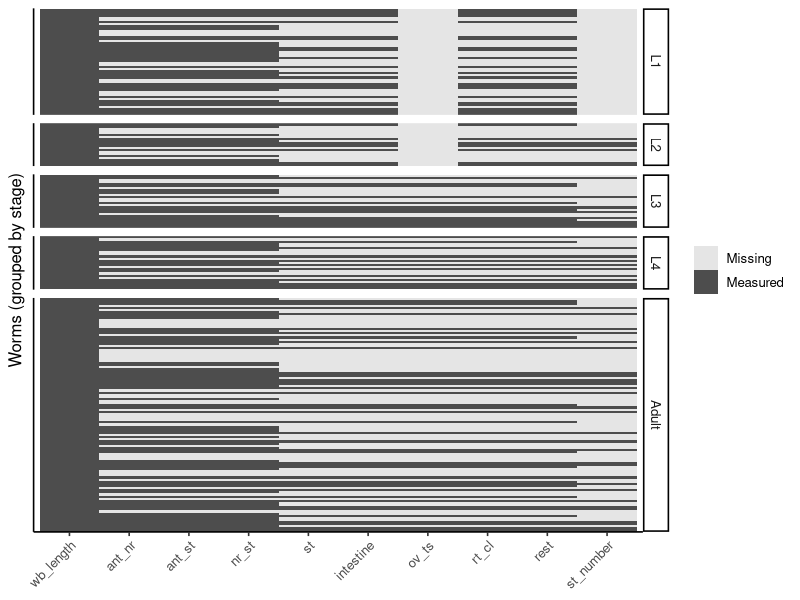
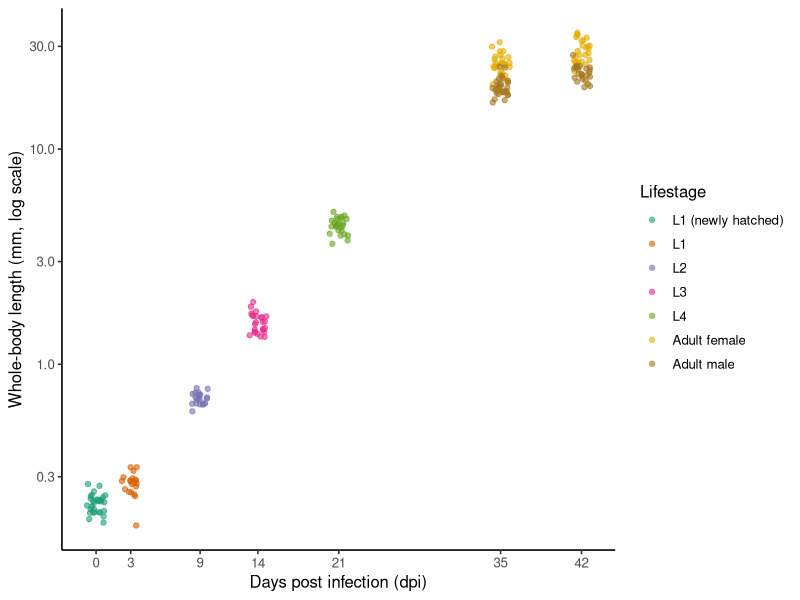
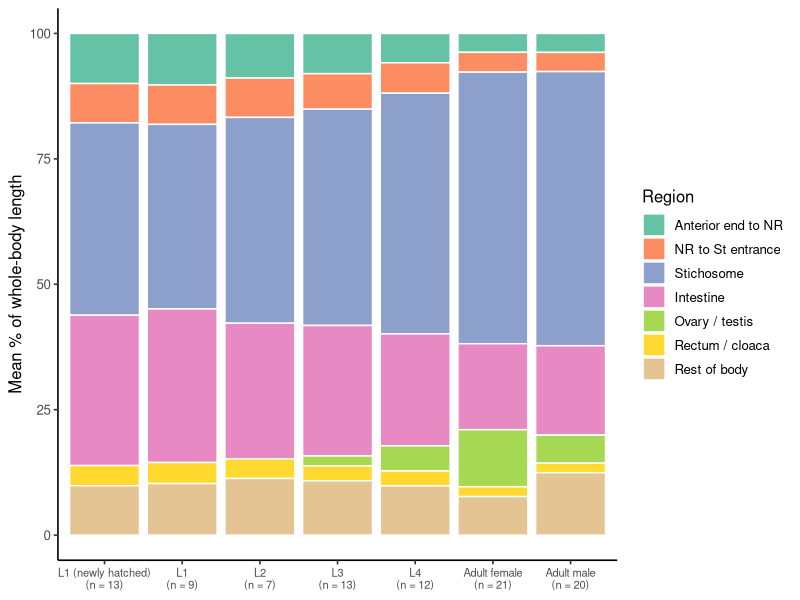
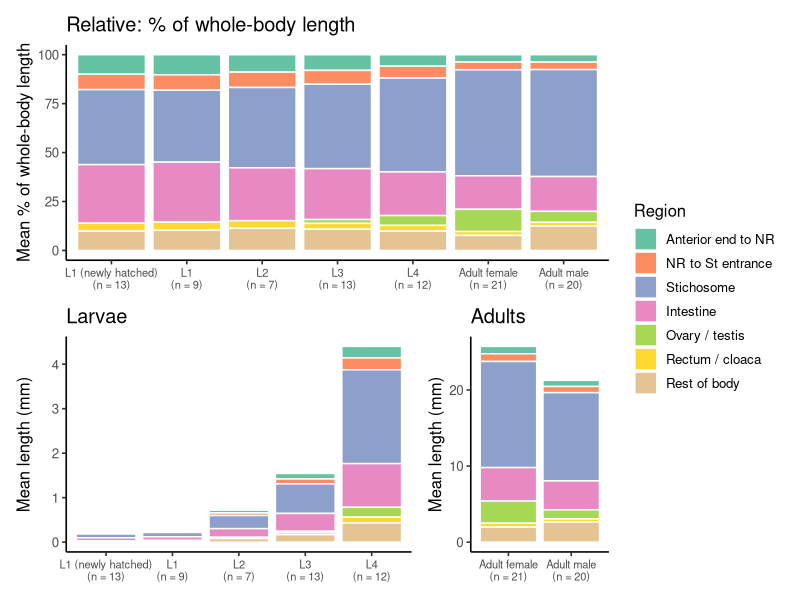
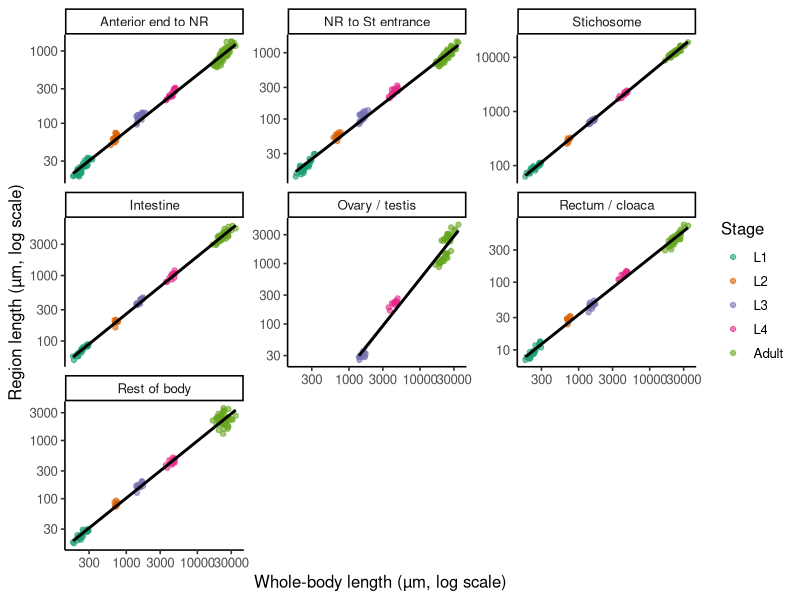
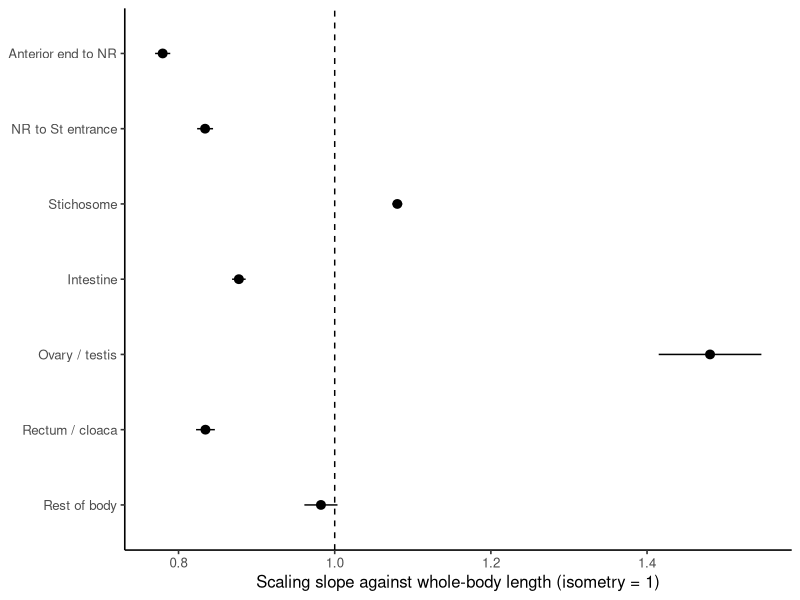
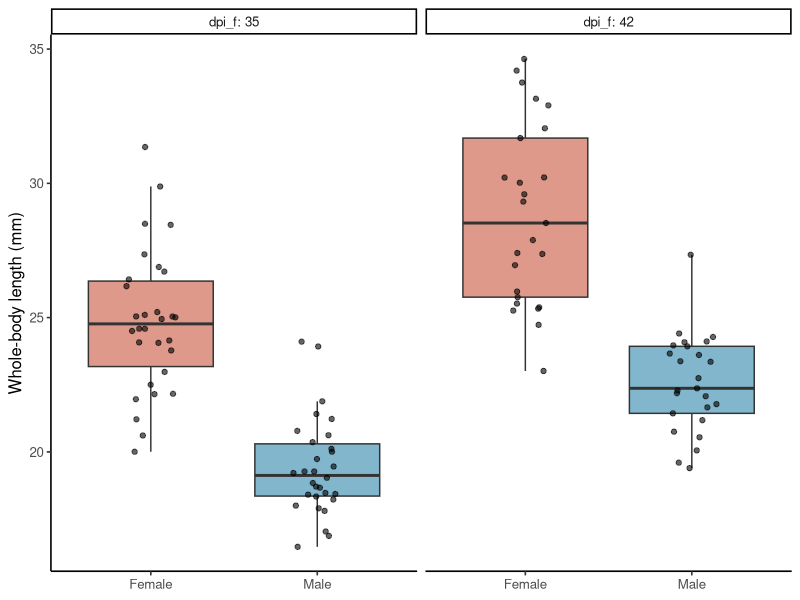
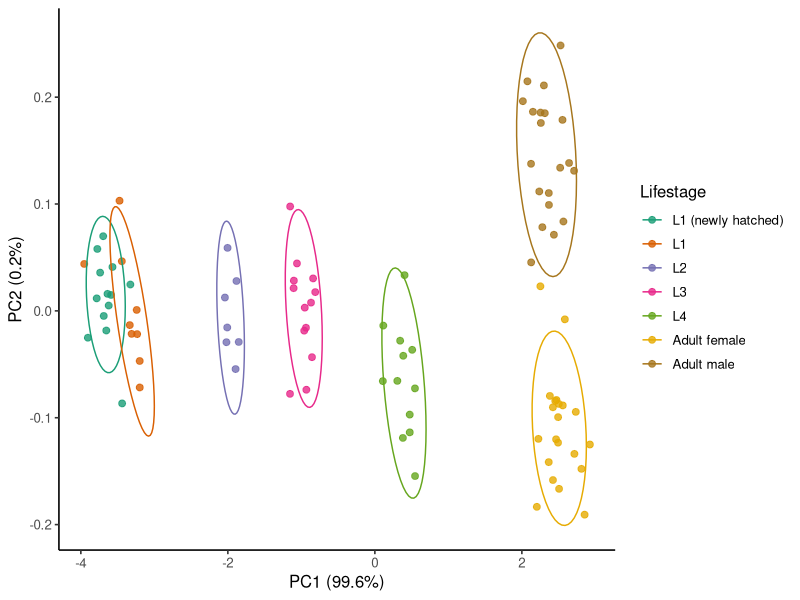

The R script that drew these images, in order:
## ---- chunk 1
knitr::opts_chunk$set(warning = FALSE, message = FALSE, fig.width = 7, fig.height = 4.5)
## ---- chunk 2
# The published web page already shows every figure and output, so the
# "Check your ..." boxes would only repeat them there: hide them on that version.
if (isTRUE(getOption("tutorial.web_version"))) {
  cat("<style>details.expected-figure { display: none; }</style>")
}
## ---- chunk 3
library(tidyverse)   # ggplot2, dplyr, tidyr, readr, stringr ... in one go
library(patchwork)   # combine plots into multi-panel figures
library(lmerTest)    # mixed-effects models (loads lme4) with p-values
library(emmeans)     # model-based group means and contrasts (unbalanced data)

theme_set(theme_classic(base_size = 12))

# Readable names for each body region, in anterior -> posterior order
segment_labels <- c(
  ant_nr    = "Anterior end to NR",
  nr_st     = "NR to St entrance",
  st        = "Stichosome",
  intestine = "Intestine",
  ov_ts     = "Ovary / testis",
  rt_cl     = "Rectum / cloaca",
  rest      = "Rest of body"
)

# Names of the matching percentage columns
pct_cols <- paste0(names(segment_labels), "_pct")
## ---- chunk 4
messy <- read_csv("data/trichuris_muris_landmarks_messy.csv", show_col_types = FALSE)

dim(messy)        # rows, columns
glimpse(messy)    # every column: its name, its type, and the first few values
## ---- chunk 5
messy |>
  filter(if_all(everything(), is.na)) |>     # rows where every column is missing
  nrow()
## ---- chunk 6
messy |> count(Lifestage)
## ---- chunk 7
messy |>
  summarise(across(everything(), \(x) sum(is.na(x)))) |>         # count the blanks in every column
  pivot_longer(everything(), names_to = "column", values_to = "n_missing")
## ---- chunk 8
tidy <- read_csv("data/trichuris_muris_landmarks_tidy.csv", show_col_types = FALSE)
glimpse(tidy)
## ---- chunk 9
worms <- tidy |>
  rename_with(\(x) str_remove(x, "_um$")) |>        # wb_length_um -> wb_length, and so on
  mutate(
    # no `source` column? use  newly_hatched = dpi == 0
    newly_hatched = coalesce(source == "hatched in vitro", FALSE),

    stage = factor(lifestage, levels = c("L1", "L2", "L3", "L4", "Adult")),

    # one group label used in plots and models
    lifestage = case_when(
      newly_hatched                  ~ "L1 (newly hatched)",
      stage == "Adult" & !is.na(sex) ~ paste("Adult", str_to_lower(sex)),
      stage == "Adult"               ~ "Adult (sex unknown)",
      TRUE                           ~ as.character(stage)
    ),
    lifestage = factor(lifestage,
                       levels = c("L1 (newly hatched)", "L1", "L2", "L3", "L4",
                                  "Adult female", "Adult male")),
    sex = factor(sex, levels = c("Female", "Male"))
  ) |>
  # percentage of whole-body length, calculated rather than typed in
  mutate(across(c(ant_nr, ant_st, nr_st, st, intestine, ov_ts, rt_cl, rest),
                \(x) x / wb_length * 100, .names = "{.col}_pct"))

glimpse(worms)
## ---- chunk 10
count(worms, dpi, lifestage, sex)
## ---- chunk 11
meas_cols <- c("wb_length", "ant_nr", "ant_st", "nr_st", "st",
               "intestine", "ov_ts", "rt_cl", "rest", "st_number")

# number of worms with a value, per stage
worms |>
  group_by(stage) |>
  summarise(n_worms = n(),
            across(all_of(meas_cols), \(x) sum(!is.na(x))),
            .groups = "drop")
## ---- chunk 12
miss <- worms |>
  select(sample, stage, all_of(meas_cols)) |>
  arrange(stage, sample) |>
  mutate(sample = factor(sample, levels = sample)) |>
  pivot_longer(all_of(meas_cols), names_to = "measurement", values_to = "value") |>
  mutate(measurement = factor(measurement, levels = meas_cols),
         measured    = !is.na(value))

ggplot(miss, aes(x = measurement, y = sample, fill = measured)) +
  geom_tile() +
  scale_fill_manual(values = c(`TRUE` = "grey30", `FALSE` = "grey90"),
                    labels = c(`TRUE` = "Measured", `FALSE` = "Missing")) +
  facet_grid(stage ~ ., scales = "free_y", space = "free_y") +
  labs(x = NULL, y = "Worms (grouped by stage)", fill = NULL) +
  theme(axis.text.y  = element_blank(),
        axis.ticks.y = element_blank(),
        axis.text.x  = element_text(angle = 45, hjust = 1))
## ---- chunk 13
worms |>
  summarise(n_rows = n(), n_ids = n_distinct(sample), all_unique = n_ids == n_rows)
## ---- chunk 14
worms <- worms |>
  mutate(err_ant_st_pct = (ant_st - (ant_nr + nr_st)) / wb_length * 100)

qc_flagged <- worms |>
  filter(abs(err_ant_st_pct) > 1) |>        # more than 1% of body length out
  select(sample, lifestage, wb_length, ant_nr, nr_st, ant_st, err_ant_st_pct)

qc_flagged
## ---- chunk 15
worms <- worms |>
  mutate(
    ant_st_flag = coalesce(abs(err_ant_st_pct) > 1, FALSE),
    ant_st      = if_else(ant_st_flag, NA_real_, ant_st),
    ant_st_pct  = if_else(ant_st_flag, NA_real_, ant_st_pct)
  )
## ---- chunk 16
worms |>
  filter(!is.na(st_pct)) |>                          # fully measured worms
  mutate(pct_sum = rowSums(pick(all_of(pct_cols)), na.rm = TRUE)) |>
  summarise(min = min(pct_sum), max = max(pct_sum))
## ---- chunk 17
worms |>
  group_by(dpi, lifestage) |>
  summarise(n_worms = n(),
            n_mice  = n_distinct(host_id, na.rm = TRUE),
            mean_um = mean(wb_length),
            sd_um   = sd(wb_length),
            .groups = "drop")
## ---- chunk 18
dpi_breaks <- worms |> distinct(dpi) |> pull(dpi)     # one axis tick per sampling day

p_growth <- ggplot(worms, aes(x = dpi, y = wb_length / 1000, colour = lifestage)) +
  # jitter x only (never jitter measurements); a fixed seed gives everyone the same picture
  geom_point(alpha = 0.6, position = position_jitter(width = 0.8, height = 0, seed = 1)) +
  scale_y_log10() +
  scale_x_continuous(breaks = dpi_breaks) +
  scale_colour_brewer(palette = "Dark2") +
  labs(x = "Days post infection (dpi)",
       y = "Whole-body length (mm, log scale)",
       colour = "Lifestage")

p_growth
## ---- chunk 19
comp <- worms |>
  filter(!is.na(st_pct)) |>                              # fully measured worms
  select(sample, lifestage, all_of(pct_cols)) |>
  pivot_longer(all_of(pct_cols), names_to = "segment", values_to = "pct") |>
  drop_na(pct) |>                                        # drops ov/ts in L1, L2
  mutate(segment = str_remove(segment, "_pct$"),
         segment = factor(segment, levels = names(segment_labels),
                          labels = segment_labels))

n_full <- worms |> filter(!is.na(st_pct)) |> count(lifestage)

comp_mean <- comp |>
  group_by(lifestage, segment) |>
  summarise(mean_pct = mean(pct), .groups = "drop") |>
  left_join(n_full, by = "lifestage") |>
  mutate(label = paste0(lifestage, "\n(n = ", n, ")"),
         label = fct_reorder(label, as.numeric(lifestage)))

p_comp <- ggplot(comp_mean, aes(x = label, y = mean_pct, fill = segment)) +
  geom_col(colour = "white") +
  scale_fill_brewer(palette = "Set2") +
  labs(x = NULL, y = "Mean % of whole-body length", fill = "Region") +
  theme(axis.text.x = element_text(size = 8))

p_comp
## ---- chunk 20
comp_abs <- worms |>
  filter(!is.na(st_pct)) |>                              # the same fully measured worms
  select(sample, lifestage, stage, all_of(names(segment_labels))) |>
  pivot_longer(all_of(names(segment_labels)), names_to = "segment", values_to = "length_um") |>
  drop_na(length_um) |>                                  # drops ov/ts in L1, L2
  mutate(segment = factor(segment, levels = names(segment_labels),
                          labels = segment_labels)) |>
  group_by(stage, lifestage, segment) |>
  summarise(mean_mm = mean(length_um) / 1000, .groups = "drop") |>
  left_join(n_full, by = "lifestage") |>
  mutate(label = paste0(lifestage, "\n(n = ", n, ")"),
         label = fct_reorder(label, as.numeric(lifestage)))

abs_bars <- function(d, title) {
  ggplot(d, aes(x = label, y = mean_mm, fill = segment)) +
    geom_col(colour = "white") +
    scale_fill_brewer(palette = "Set2", drop = FALSE) +   # same colours in both panels
    labs(x = NULL, y = "Mean length (mm)", fill = "Region", title = title) +
    theme(axis.text.x = element_text(size = 8))
}

p_abs <- abs_bars(filter(comp_abs, stage != "Adult"), "Larvae") +
  abs_bars(filter(comp_abs, stage == "Adult"), "Adults") +
  plot_layout(widths = c(5, 2))

# relative (top) above absolute (bottom), sharing one legend
(p_comp + labs(title = "Relative: % of whole-body length")) / p_abs +
  plot_layout(guides = "collect")
## ---- chunk 21
seg_cols <- names(segment_labels)

seg_long <- worms |>
  select(sample, any_of("host_id"), stage, wb_length, all_of(seg_cols)) |>
  pivot_longer(all_of(seg_cols), names_to = "segment", values_to = "length_um") |>
  drop_na(length_um) |>
  filter(length_um > 0) |>                                   # logs need positive values
  mutate(segment = factor(segment, levels = names(segment_labels),
                          labels = segment_labels))

p_scaling <- ggplot(seg_long, aes(x = wb_length, y = length_um)) +
  geom_point(aes(colour = stage), alpha = 0.6) +
  geom_smooth(method = "lm", colour = "black") +
  scale_x_log10() +
  scale_y_log10() +
  scale_colour_brewer(palette = "Dark2") +
  facet_wrap(~ segment, scales = "free_y") +
  labs(x = "Whole-body length (µm, log scale)",
       y = "Region length (µm, log scale)", colour = "Stage")

p_scaling
## ---- chunk 22
slopes <- seg_long |>
  group_by(segment) |>
  group_modify(\(d, key) broom::tidy(lm(log10(length_um) ~ log10(wb_length),
                                        data = d),
                                     conf.int = TRUE)) |>
  filter(term == "log10(wb_length)")

slopes |> select(segment, slope = estimate, conf.low, conf.high)
## ---- chunk 23
ggplot(slopes, aes(x = estimate, y = fct_rev(segment))) +
  geom_vline(xintercept = 1, linetype = "dashed") +
  geom_pointrange(aes(xmin = conf.low, xmax = conf.high)) +
  labs(x = "Scaling slope against whole-body length (isometry = 1)", y = NULL)
## ---- chunk 24
adults <- worms |>
  filter(stage == "Adult") |>
  mutate(dpi_f = factor(dpi))

adults |>
  group_by(dpi, sex) |>
  summarise(n_worms = n(), n_mice = n_distinct(host_id), .groups = "drop")

sex_cols <- c(Female = "#C8553D", Male = "#2E86AB")

ggplot(adults, aes(x = sex, y = wb_length / 1000, fill = sex)) +
  geom_boxplot(outlier.shape = NA, alpha = 0.6) +
  geom_point(alpha = 0.6, position = position_jitter(width = 0.15, height = 0, seed = 1)) +
  facet_wrap(~ dpi_f, labeller = label_both) +
  scale_fill_manual(values = sex_cols) +
  labs(x = NULL, y = "Whole-body length (mm)") +
  theme(legend.position = "none")
## ---- chunk 25
pca_vars <- c("ant_nr", "nr_st", "st", "intestine", "rt_cl", "rest")

pca_data <- worms |>
  select(sample, any_of("host_id"), dpi, lifestage, stage, all_of(pca_vars)) |>
  drop_na(all_of(pca_vars))      # only the variables in the PCA: host_id may legitimately be NA

nrow(pca_data)                 # how many worms contribute?
count(pca_data, lifestage)     # ... and from which stages?
## ---- chunk 26
pca <- pca_data |>
  select(all_of(pca_vars)) |>
  mutate(across(everything(), log10)) |>
  prcomp(scale. = TRUE)

summary(pca)
## ---- chunk 27
# share of the variation captured by each PC, as a tibble (columns PC, std.dev, percent, cumulative)
var_explained <- broom::tidy(pca, matrix = "eigenvalues")

pc_lab <- function(i) {
  share <- var_explained |> filter(PC == i) |> pull(percent)
  str_glue("PC{i} ({round(100 * share, 1)}%)")
}

scores <- bind_cols(pca_data |> select(sample, any_of("host_id"), dpi, lifestage),
                    as_tibble(pca$x))

p_pca <- ggplot(scores, aes(x = PC1, y = PC2, colour = lifestage)) +
  geom_point(size = 2, alpha = 0.8) +
  stat_ellipse(level = 0.9) +
  scale_colour_brewer(palette = "Dark2") +
  labs(x = pc_lab(1), y = pc_lab(2), colour = "Lifestage")

p_pca
## ---- chunk 28
loadings <- as_tibble(pca$rotation, rownames = "region")
loadings

ggplot(loadings, aes(x = PC1, y = PC2)) +
  geom_hline(yintercept = 0, linetype = "dotted") +
  geom_vline(xintercept = 0, linetype = "dotted") +
  geom_segment(aes(x = 0, y = 0, xend = PC1, yend = PC2),
               arrow = arrow(length = unit(0.2, "cm"))) +
  # labels stacked to the right of the arrow tips, joined to them by thin lines
  ggrepel::geom_text_repel(aes(x = PC1, y = PC2, label = region),
                           nudge_x = 0.2, direction = "y", hjust = 0,
                           min.segment.length = 0, segment.colour = "grey60", seed = 1) +
  coord_cartesian(xlim = c(-0.8, 0.9)) +
  labs(x = pc_lab(1), y = pc_lab(2))
## ---- chunk 29
shape_data <- pca_data |>
  mutate(across(all_of(pca_vars), log),                      # log every region length
         log_size = rowMeans(pick(all_of(pca_vars))),         # one size number per worm
         across(all_of(pca_vars), \(x) x - log_size))         # subtract it: what's left is shape

shape_pca <- shape_data |>
  select(all_of(pca_vars)) |>
  prcomp()                            # the last PC will have ~zero variance: ignore it

shape_scores <- bind_cols(shape_data |> select(sample, any_of("host_id"), lifestage, log_size),
                          as_tibble(shape_pca$x))

p_shape1 <- ggplot(shape_scores, aes(x = PC1, y = PC2, colour = lifestage)) +
  geom_point(size = 2, alpha = 0.8) +
  scale_colour_brewer(palette = "Dark2") +
  labs(x = "Shape PC1", y = "Shape PC2", colour = "Lifestage")

p_shape2 <- ggplot(shape_scores, aes(x = log_size, y = PC1, colour = lifestage)) +
  geom_point(size = 2, alpha = 0.8) +
  scale_colour_brewer(palette = "Dark2") +
  labs(x = "Size (mean log length)", y = "Shape PC1", colour = "Lifestage")

p_shape1 + p_shape2 + plot_layout(guides = "collect")
## ---- chunk 30
st_data <- worms |> drop_na(st_number)

count(st_data, lifestage)

ggplot(st_data, aes(x = wb_length / 1000, y = st_number)) +
  geom_point(aes(colour = lifestage), alpha = 0.7) +
  geom_smooth(method = "loess", se = FALSE, colour = "black") +
  scale_x_log10() +
  scale_colour_brewer(palette = "Dark2", drop = FALSE) +   # keep the same colours as the other figures
  labs(x = "Whole-body length (mm, log scale)",
       y = "Approximate stichosome number", colour = "Lifestage")
## ---- chunk 31
worms |>
  filter(!is.na(host_id)) |>
  count(dpi, host_id) |>
  group_by(dpi) |>
  summarise(n_mice        = n_distinct(host_id),
            n_worms       = sum(n),
            min_per_mouse = min(n),
            max_per_mouse = max(n))
## ---- chunk 32
worms |> filter(is.na(host_id)) |> count(dpi, lifestage)
## ---- chunk 33
worms |>
  filter(!is.na(host_id)) |>
  group_by(host_id) |>
  summarise(n_dpi = n_distinct(dpi)) |>
  filter(n_dpi > 1)             # should return zero rows
## ---- chunk 34
worms <- worms |>
  group_by(dpi, lifestage) |>
  mutate(rel_length = wb_length / mean(wb_length)) |>
  ungroup()

worms |>
  filter(!is.na(host_id)) |>
  ggplot(aes(x = host_id, y = rel_length)) +
  geom_hline(yintercept = 1, linetype = "dashed") +
  geom_point(aes(colour = lifestage), alpha = 0.7,
             position = position_jitter(width = 0.15, height = 0, seed = 1)) +
  stat_summary(fun = mean, fun.min = mean, fun.max = mean,
               geom = "crossbar", width = 0.6, linewidth = 0.3) +   # mean per mouse
  scale_colour_brewer(palette = "Dark2", drop = FALSE) +
  facet_grid(. ~ dpi, scales = "free_x", space = "free_x", labeller = label_both) +
  labs(x = "Mouse", y = "Body length relative to lifestage average", colour = "Lifestage") +
  theme(axis.text.x = element_text(angle = 90, vjust = 0.5, hjust = 1))
## ---- chunk 35
fit_lm  <- lm(log(wb_length) ~ sex * dpi_f, data = adults)
fit_lmm <- lmer(log(wb_length) ~ sex * dpi_f + (1 | host_id), data = adults)

summary(fit_lmm)
## ---- chunk 36
# coef(summary(...)) is the model's coefficient table; as_tibble() makes it a tibble
se_lm   <- coef(summary(fit_lm))  |> as_tibble(rownames = "term") |> select(term, se_lm   = `Std. Error`)
se_lmer <- coef(summary(fit_lmm)) |> as_tibble(rownames = "term") |> select(term, se_lmer = `Std. Error`)

se_compare <- left_join(se_lm, se_lmer, by = "term")
se_compare
## ---- chunk 37
sex_ratio <- function(model, label) {
  emmeans(model, ~ sex | dpi_f, lmer.df = "satterthwaite") |>   # lmer.df is ignored for lm
    pairs() |>
    summary(type = "response", infer = TRUE) |>   # back-transform from log to ratio
    as_tibble() |>
    mutate(model = label)
}

bind_rows(sex_ratio(fit_lm,  "lm (ignores mouse)"),
          sex_ratio(fit_lmm, "lmer (mouse random effect)")) |>
  select(model, dpi_f, contrast, ratio, lower.CL, upper.CL)
## ---- chunk 38
VarCorr(fit_lmm) |>
  as_tibble() |>                       # one row per variance component: host_id, Residual
  summarise(icc = round(vcov[grp == "host_id"] / sum(vcov), 2))
## ---- chunk 39
diag_df <- tibble(fitted = fitted(fit_lmm), resid = resid(fit_lmm))
re_df   <- ranef(fit_lmm) |> as_tibble() |> rename(effect = condval)   # one row per mouse

p_d1 <- ggplot(diag_df, aes(fitted, resid)) +
  geom_point(alpha = 0.6) +
  geom_hline(yintercept = 0, linetype = "dashed") +
  labs(x = "Fitted values", y = "Residuals", title = "Residuals vs fitted")

p_d2 <- ggplot(re_df, aes(sample = effect)) +
  stat_qq() +
  stat_qq_line() +
  labs(x = "Theoretical quantiles", y = "Mouse effects", title = "Mouse effects")

p_d1 | p_d2
## ---- chunk 40
worms_g <- worms |>
  filter(!is.na(host_id)) |>                       # same rows for both models
  arrange(dpi, lifestage) |>
  mutate(group = paste0(lifestage, ", ", dpi, " dpi"),
         group = factor(group, levels = unique(group)))

fit_g_lm  <- lm(log(wb_length) ~ group, data = worms_g)
fit_g_lmm <- lmer(log(wb_length) ~ group + (1 | host_id), data = worms_g)

est <- bind_rows(
  emmeans(fit_g_lm,  ~ group) |> summary(type = "response") |> as_tibble() |>
    mutate(model = "lm (ignores mouse)"),
  emmeans(fit_g_lmm, ~ group, lmer.df = "satterthwaite") |> summary(type = "response") |> as_tibble() |>
    mutate(model = "lmer (mouse random effect)")
)
## ---- chunk 41
ggplot(est, aes(x = model, y = response / 1000,
                ymin = lower.CL / 1000, ymax = upper.CL / 1000, colour = model)) +
  geom_pointrange() +
  facet_wrap(~ group, scales = "free_y", nrow = 2) +   # each group gets its own y-axis
  scale_colour_manual(values = c("grey50", "#B5322B")) +
  labs(x = NULL, y = "Estimated mean length (mm)", colour = NULL) +
  theme(axis.text.x  = element_blank(),
        axis.ticks.x = element_blank(),
        legend.position = "bottom")
## ---- chunk 42
st_only <- seg_long |>
  filter(segment == "Stichosome", !is.na(host_id))

fit_st_lm  <- lm(log10(length_um) ~ log10(wb_length), data = st_only)
fit_st_lmm <- lmer(log10(length_um) ~ log10(wb_length) + (1 | host_id), data = st_only)

slope_row <- function(model, label) {
  estimates <- coef(summary(model)) |> as_tibble(rownames = "term")
  intervals <- confint(model, method = "Wald") |> as_tibble(rownames = "term")   # lm() ignores `method`

  left_join(estimates, intervals, by = "term") |>
    filter(term == "log10(wb_length)") |>
    transmute(model = label, slope = Estimate, conf.low = `2.5 %`, conf.high = `97.5 %`)
}

bind_rows(slope_row(fit_st_lm,  "lm (ignores mouse)"),
          slope_row(fit_st_lmm, "lmer (mouse random effect)"))
## ---- chunk 43
# the composition bars get the full width, so their two-line labels have room
figure1 <- (p_growth | p_pca) / p_comp +
  plot_annotation(tag_levels = "A")

figure1
## ---- chunk 44
sessionInfo()
## ---- chunk 45
n_worms <- 230        # n_worms "gets" 230
n_worms * 2           # use it: R prints the answer below the chunk
## ---- chunk 46
lengths_um <- c(218.2, 205.5, 235.5)
lengths_um / 1000          # every value converted to mm
mean(lengths_um)           # mean() is a function; lengths_um is its argument
## ---- chunk 47
x <- c(10, NA, 30)
mean(x)                    # NA: R won't guess the missing value
mean(x, na.rm = TRUE)      # 20: ignore the missing value
is.na(x)                   # TRUE where a value is missing
## ---- chunk 48
library(tidyverse)
toy <- tibble(sample = c("S1", "S2", "S3"),
              stage  = c("L1", "L1", "Adult"),
              length = c(220, 240, 25000))
toy
toy$length               # base R way to pick one column
toy |> pull(length)      # tidyverse way: the same values
## ---- chunk 49
factor(c("L2", "Adult", "L1"), levels = c("L1", "L2", "Adult"))
## ---- chunk 50
toy |>
  filter(stage == "L1") |>          # keep L1 rows  (== means "is equal to")
  summarise(mean_length = mean(length))
## ---- chunk 51
convert_to_mm <- \(x) x / 1000     # a function stored under a name...
convert_to_mm(25000)

toy |> mutate(across(c(length), \(x) x / 1000))   # ...or used in place, unnamed
